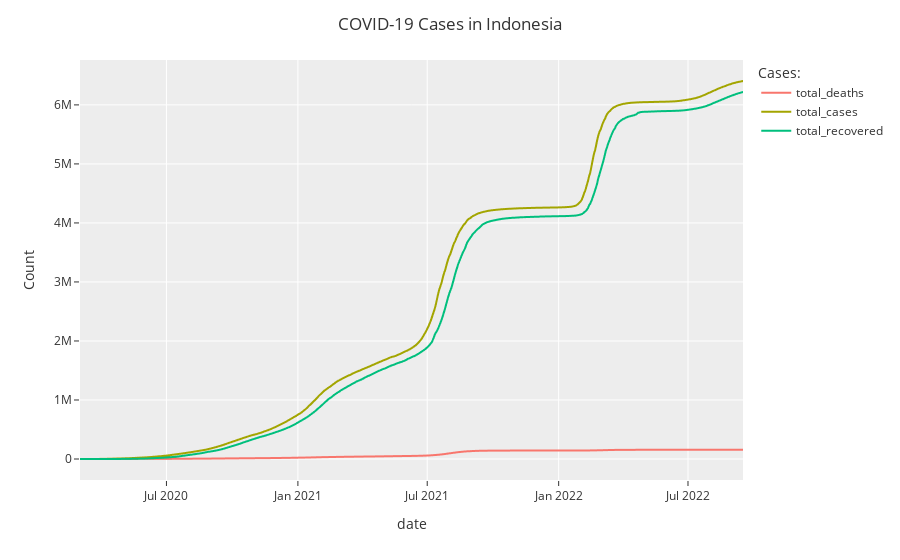

This figure's notebook cell:
### Markdown cell above
**COVID-19 IN INDONESIAN**

### Code cell
# Grouping cases by date 
temp = df_cov.groupby('date')['total_cases','total_recovered','total_deaths', 'location_iso_code'].max().reset_index()   # type: ignore
temp = temp[temp['location_iso_code'] == 'IDN']

# Unpivoting 
temp = temp.melt(id_vars='date',value_vars = ['total_deaths','total_cases','total_recovered'], var_name='Cases:', value_name='Count') 

# Visualization
fig = px.line(temp, x='date', y='Count', color='Cases:', template='ggplot2') 
fig.update_layout(title="COVID-19 Cases in Indonesia")
fig.show()

### Figure 1 — Plotly figure (JSON) as saved in the notebook; plotly's stock layout.template omitted (floating-point values rounded to 4 significant figures; data arrays with more than 128 entries replaced by an {"elided": "..."} marker saying what was removed)
{"data": [{"hovertemplate": "Cases:=total_deaths<br>date=%{x}<br>Count=%{y}<extra></extra>", "legendgroup": "total_deaths", "line": {"color": "#F8766D", "dash": "solid"}, "marker": {"symbol": "circle"}, "mode": "lines", "name": "total_deaths", "showlegend": true, "type": "scattergl", "x": {"elided": "929 str values"}, "xaxis": "x", "y": {"elided": "929 int values"}, "yaxis": "y"}, {"hovertemplate": "Cases:=total_cases<br>date=%{x}<br>Count=%{y}<extra></extra>", "legendgroup": "total_cases", "line": {"color": "#A3A500", "dash": "solid"}, "marker": {"symbol": "circle"}, "mode": "lines", "name": "total_cases", "showlegend": true, "type": "scattergl", "x": {"elided": "929 str values"}, "xaxis": "x", "y": {"elided": "929 int values"}, "yaxis": "y"}, {"hovertemplate": "Cases:=total_recovered<br>date=%{x}<br>Count=%{y}<extra></extra>", "legendgroup": "total_recovered", "line": {"color": "#00BF7D", "dash": "solid"}, "marker": {"symbol": "circle"}, "mode": "lines", "name": "total_recovered", "showlegend": true, "type": "scattergl", "x": {"elided": "929 str values"}, "xaxis": "x", "y": {"elided": "929 int values"}, "yaxis": "y"}], "layout": {"legend": {"title": {"text": "Cases:"}, "tracegroupgap": 0}, "margin": {"t": 60}, "title": {"text": "COVID-19 Cases in Indonesia"}, "xaxis": {"anchor": "y", "domain": [0, 1], "title": {"text": "date"}}, "yaxis": {"anchor": "x", "domain": [0, 1], "title": {"text": "Count"}}}}
